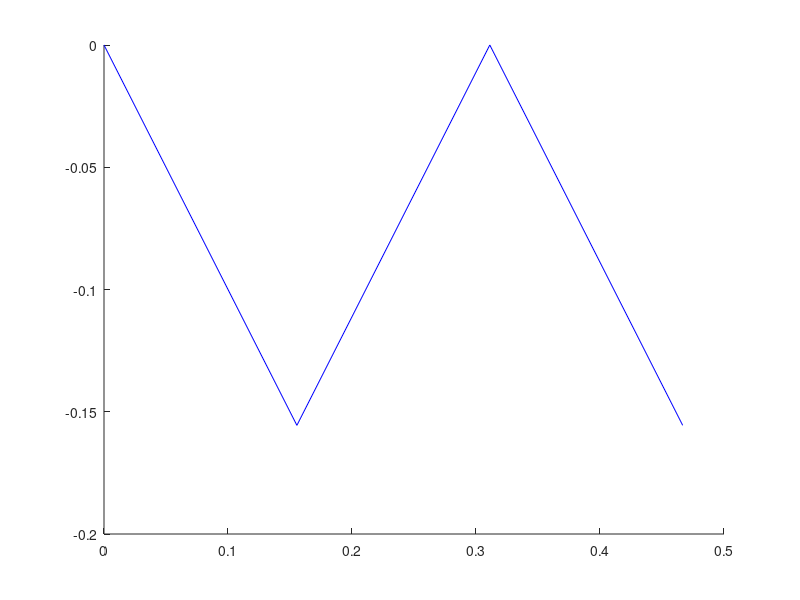

The MATLAB source for this figure: (Note: this script raises an error after producing the figure.)
%% SIDEWINDING SIMULATION V2
L = 0.11; % link length estimate meters
% angles are in reference to the y axis
pt1 = [0,0];
pt2 = [2*L*sin(-5*pi/4), 2*L*cos(-5*pi/4)];
pt3 = [pt2(1) + 2*L*sin(-7*pi/4), pt2(2) + 2*L*cos(-7*pi/4)];
pt4 = [pt3(1) + 2*L*sin(-5*pi/4), pt3(2) + 2*L*cos(-5*pi/4)];
pts = [pt1; pt2; pt3; pt4];

% plot the points
figure(); hold on;
plot(pts(:,1), pts(:,2), 'b-', LineWidth = 2, DisplayName = 'Stage 1')

%% Second Position
pt4_2 = pt4;
pt3_2 = pt3;
pt2_2 = [pt3_2(1)-2*L, pt3_2(2)];
pt1_2 = [0, pt2_2(2) + 2*L*cos(pi/4)];
pts_2 = [pt1_2; pt2_2; pt3_2; pt4_2];

plot(pts_2(:,1), pts_2(:,2), 'm-', LineWidth=2, DisplayName='Stage 2')

%% Back to Original Shape
pts_3 = [pts(:,1), pts(:,2)+(pt3_2(2) - pt4_2(2))];

plot(pts_3(:,1), pts_3(:,2), 'r-', LineWidth=2, DisplayName='Stage 3');
title('Shape Change During Sidewinding (from Above)')
xlabel('X-Position(m)')
ylabel('Y-Position(m)')
legend();
axis square
%% Vertical links positioning
